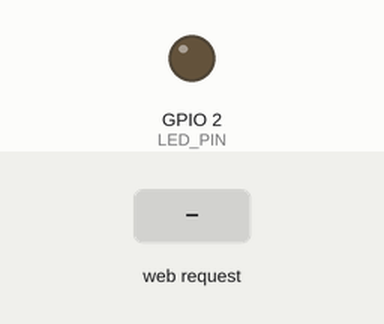
Simulated run of this sketch. Board: ESP32. Parts: output pins drawn as LEDs (lit = HIGH). Inputs (shaded band) come from the test bench. WiFi joins after 1.5 s; servers stay silent unless stated; what the sketch prints to the serial monitor is not drawn.

Above: at 3.0 s.
3.1 s: HTTP request GET /on received
At 4.3 s:
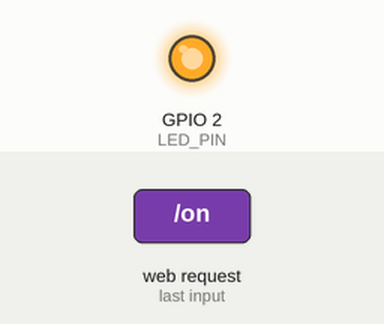
4.6 s: HTTP request GET /off received
At 5.5 s:
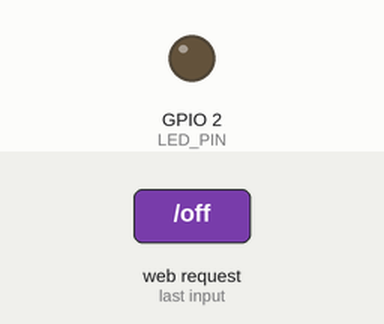
6.1 s: HTTP request GET /toggle received
At 6.6 s:
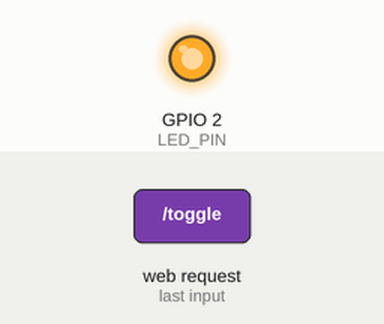
Timing chart, 0 to 9.1 s (numbered marks = the images above; inputs shaded):
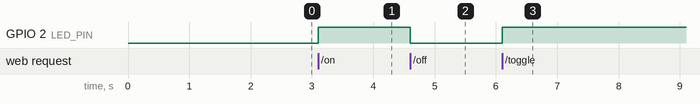

Measured:
- after the input at 3.1 s, GPIO 2 (LED_PIN): LOW → HIGH at once
- after the input at 4.6 s, GPIO 2 (LED_PIN): HIGH → LOW at once
- after the input at 6.1 s, GPIO 2 (LED_PIN): LOW → HIGH at once

The sketch:

ESP32WifiLED.ino
```cpp
#include <Arduino.h>
#include <WiFi.h>
#include <WebServer.h>
#include <ESPmDNS.h>

#define LED_PIN 2

// ======= Konfiguration =======
const char* SSID = "EXEMPEL";
const char* PASS = "EXEMPEL";
const char* HOST = "esp32-led";  // försök nå: http://esp32-led.local  //ADDERA UNIK SIFFRA

WebServer server(80);

// Enkel HTML-sida med knappar
String htmlPage(bool ledOn) {
  String s = F(
    "<!doctype html><html><head><meta charset='utf-8'>"
    "<meta name='viewport' content='width=device-width,initial-scale=1'>"
    "<title>ESP32 LED</title>"
    "<style>body{font-family:sans-serif;max-width:520px;margin:2rem auto;padding:0 1rem}"
    "button{font-size:1.1rem;padding:.6rem 1rem;margin:.25rem}.on{background:#cfc}"
    ".off{background:#fcc}.state{display:inline-block;min-width:5rem;padding:.2rem .6rem;border:1px solid #ccc;border-radius:.4rem}"
    "</style></head><body>"
    "<h1>ESP32 LED-styrning</h1>"
    "<p>Status: <span id='st' class='state'></span></p>"
    "<p><button class='on'  onclick='req(\"/on\")'>PÅ</button>"
    "<button class='off' onclick='req(\"/off\")'>AV</button>"
    "<button onclick='req(\"/toggle\")'>Växla</button></p>"
    "<script>"
    "async function req(path){await fetch(path);upd();}"
    "async function upd(){try{let r=await fetch('/state');let j=await r.json();"
    "document.getElementById('st').textContent=j.led?'PÅ':'AV';}"
    "catch(e){document.getElementById('st').textContent='okänd';}}"
    "setInterval(upd,1000);window.onload=upd;"
    "</script></body></html>"
  );
  return s;
}

// ======= HTTP-handlers =======
void handleRoot() { server.send(200, "text/html", htmlPage(digitalRead(LED_PIN))); }

void handleState() {
  bool on = digitalRead(LED_PIN);
  server.send(200, "application/json", String("{\"led\":") + (on ? "true" : "false") + "}");
}

void handleOn()     { digitalWrite(LED_PIN, HIGH); handleState(); }
void handleOff()    { digitalWrite(LED_PIN, LOW);  handleState(); }
void handleToggle() { digitalWrite(LED_PIN, !digitalRead(LED_PIN)); handleState(); }

void handleNotFound(){ server.send(404, "text/plain", "Not found"); }

// ======= Wi-Fi helper =======
bool connectWifiSTA(unsigned long timeoutMs = 15000) {
  WiFi.mode(WIFI_STA);
  WiFi.begin(SSID, PASS);
  Serial.printf("Ansluter till %s", SSID);
  unsigned long t0 = millis();
  while (WiFi.status() != WL_CONNECTED && millis() - t0 < timeoutMs) {
    Serial.print(".");
    delay(300);
  }
  Serial.println();
  return WiFi.status() == WL_CONNECTED;
}

void startAPFallback() {
  const char* apSsid = "ESP32-LED";
  const char* apPass = "12345678"; // minst 8 tecken
  WiFi.mode(WIFI_AP);
  WiFi.softAP(apSsid, apPass);
  IPAddress ip = WiFi.softAPIP();
  Serial.printf("Startade access point: %s  (lösen: %s)\n", apSsid, apPass);
  Serial.printf("Öppna: http://%s/\n", ip.toString().c_str()); // typ 192.168.4.1
}

void setup() {
  // Sätt LED i definierat läge från start
  digitalWrite(LED_PIN, LOW);
  pinMode(LED_PIN, OUTPUT);

  Serial.begin(115200);
  delay(300);

  // Försök ansluta till ditt Wi-Fi, annars AP-fallback
  if (connectWifiSTA()) {
    Serial.printf("Ansluten! IP: %s\n", WiFi.localIP().toString().c_str());
    if (MDNS.begin(HOST)) {
      Serial.printf("mDNS aktivt: http://%s.local/\n", HOST);
    } else {
      Serial.println("mDNS kunde inte starta (valfritt).");
    }
  } else {
    Serial.println("Kunde inte ansluta inom tidsgränsen – startar AP-läge.");
    startAPFallback();
  }

  // HTTP-rutter
  server.on("/",        HTTP_GET, handleRoot);
  server.on("/state",   HTTP_GET, handleState);
  server.on("/on",      HTTP_GET, handleOn);
  server.on("/off",     HTTP_GET, handleOff);
  server.on("/toggle",  HTTP_GET, handleToggle);
  server.onNotFound(handleNotFound);

  server.begin();
  Serial.println("Webbserver igång.");
}

void loop() {
  server.handleClient();
}
```
